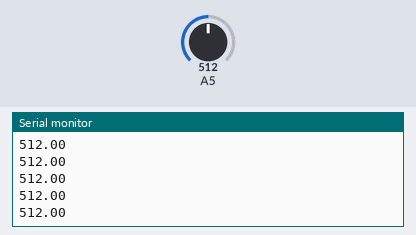
Recording of a sketch running on a simulated Arduino Uno, built with avr-gcc and run on an emulated ATmega328P. Parts: the last lines printed to the serial monitor. The inputs (shaded band) are chosen by the test bench; at power-on: A5 = 512.

Above: at 1.2 s.
1.3 s: A5 set to 716
At 2.2 s:
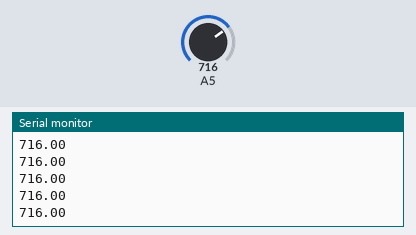
2.8 s: A5 set to 900
At 3.8 s:
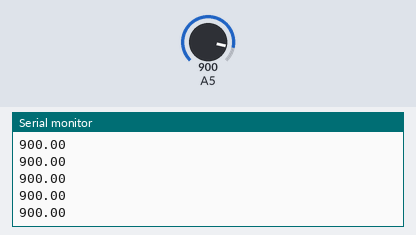
Timing chart, 0 to 5.8 s (numbered marks = the images above; inputs shaded):
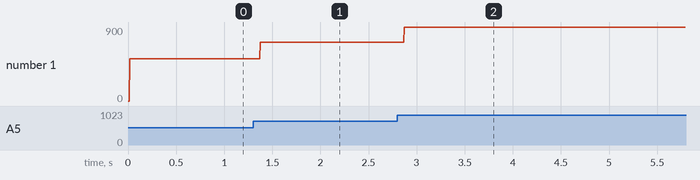

Measured:
- after the input at 1.3 s, the serial monitor: prints a new line after 0.08 s (image 1)
- after the input at 2.8 s, the serial monitor: prints a new line after 0.07 s (image 2)
- plotted number 1: 512 → 716 after the input at 1.3 s, 716 → 900 after the input at 2.8 s

The sketch:

adc1.ino
```cpp
volatile float senso = 0;// dem
int timer1_counter;
void setup()
{
  Serial.begin(9600);

  // initialize timer1
  noInterrupts();           // disable all interrupts
  TCCR1A = 0;
  TCCR1B = 0;

  // Set timer1_counter to the correct value for our interrupt interval
  //timer1_counter = 64886;   // preload timer 65536-16MHz/256/100Hz
  //timer1_counter = 64286;   // preload timer 65536-16MHz/256/50Hz
  //timer1_counter = 34286;   // preload timer 65536-16MHz/256/2Hz
  timer1_counter = 65474;
  TCNT1 = timer1_counter;   // preload timer
  TCCR1B |= (1 << CS12);    // 256 prescaler
  TIMSK1 |= (1 << TOIE1);   // enable timer overflow interrupt
  interrupts();             // enable all interrupts
}

ISR(TIMER1_OVF_vect)        // interrupt service routine
{
  TCNT1 = timer1_counter;   // preload timer
  senso=analogRead(A5);
}

void loop()
{
   Serial.println(senso);
}
```
